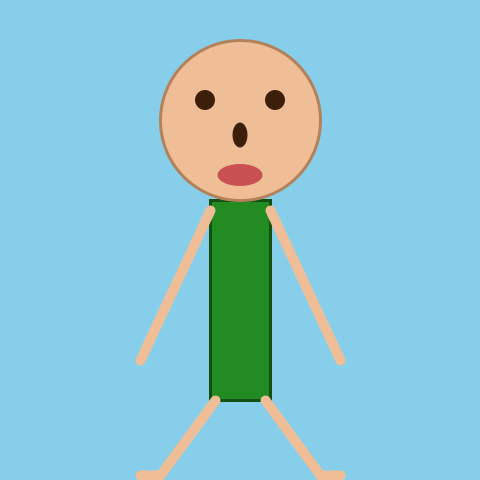
Frame 1 (no input)
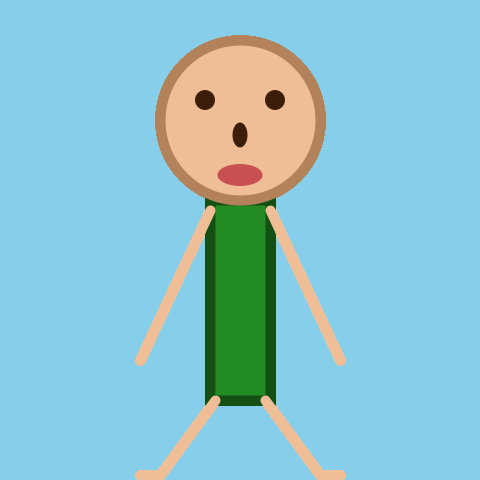
Frame 60 (the mouse pressed at the canvas centre just before this capture)
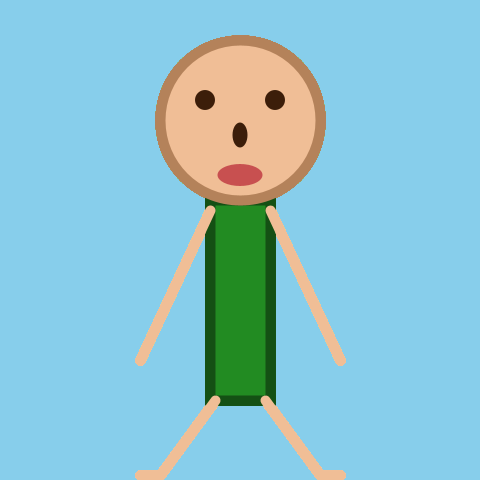
Frame 120 (the mouse held since frame 60 and released just before this capture)

The Processing sketch that drew these frames (run headless with seeded random() and noise(); from frame 60 on, the mouse is pressed at the canvas centre):

// Processing sketch: exercise4
// ── exercise4.pde
/*
Improve the drawing of the human by using drawing attributes, 
including fill, stroke and colour.
*/

void setup() {
  size(480, 480);
  background(135, 206, 235); // A "Sky Blue" background
  strokeWeight(3);
}

void draw() {
  drawHuman();
}

void drawHuman() {
  // Body
  fill(34, 139, 34);         // Forest Green
  stroke(20, 80, 20);
  rect(210, 200, 60, 200);
  
  // Head
  fill(240, 190, 150);       // Warm Skin Tone
  stroke(180, 130, 90);
  ellipse(240, 120, 160, 160);  // circle(240, 120, 160)
  
  // Face
  fill(60, 30, 10);          // Deep Brown
  noStroke();                // Remove outlines from eyes/nose for a cleaner look
  ellipse(205, 100, 20, 20); // Left Eye
  ellipse(275, 100, 20, 20); // Right Eye
  ellipse(240, 135, 15, 25); // Nose
  fill(200, 80, 80);         // Muted Red/Pink for Mouth
  ellipse(240, 175, 45, 22); // Mouth
  
  // Limbs
  stroke(240, 190, 150);     
  strokeWeight(10);          // Thicker lines for "meaty" arms/legs
  line(210, 210, 140, 360); // Left Arm
  line(270, 210, 340, 360); // Right Arm
  line(215, 400, 160, 475); // Left Leg
  line(160, 475, 140, 475); // Left Foot
  line(265, 400, 320, 475); // Right Leg
  line(320, 475, 340, 475); // Right Foot
}
